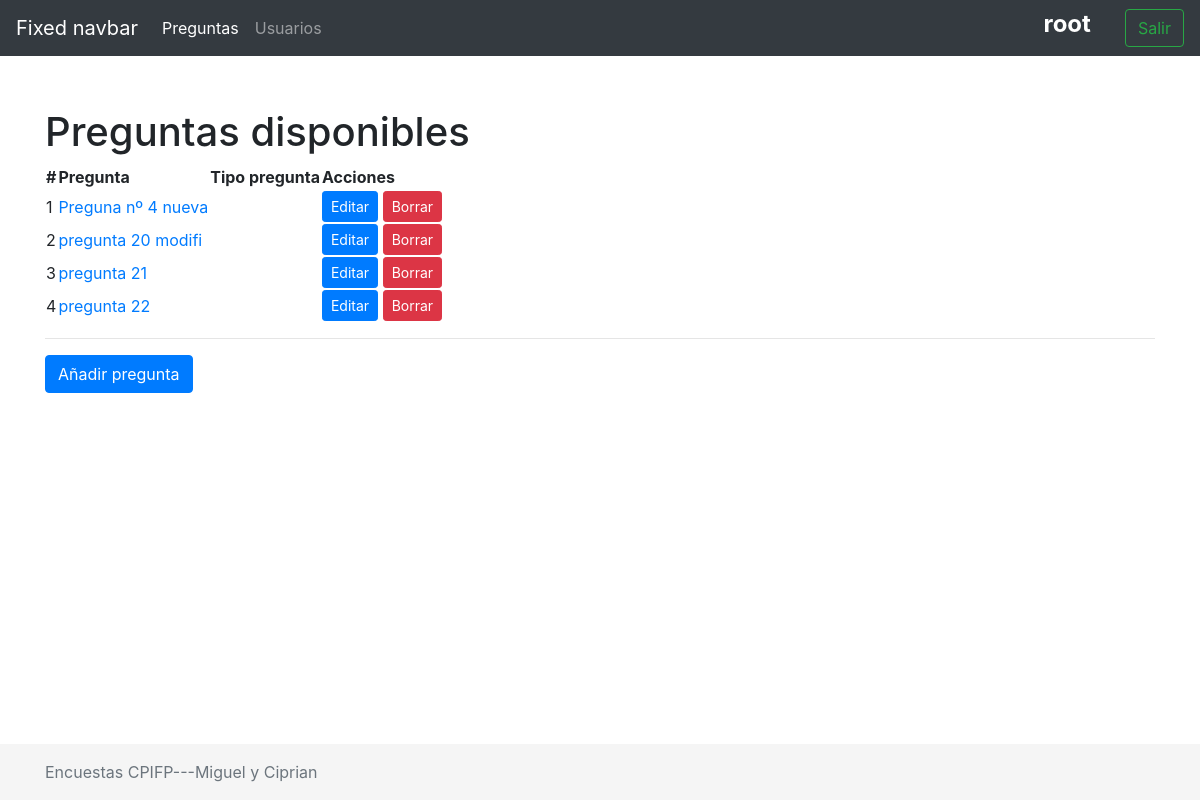
Screenshot of /encuestascpifp/ (signed in) with the database file from the repository.
### encuestas/models.py (models this page shows, shortened)
class Pregunta(models.Model):
    pregunta = models.CharField(max_length=100)
    tipo_pregunta = models.ForeignKey(Tipo_Pregunta, on_delete=models.CASCADE)
    class Meta:
        ordering = ['pregunta']

### encuestas/views.py (the view)
# urls.py: path('', views.index, name='index'),
@login_required
def index(request):
    if request.method=='POST':
        form = PreguntaForm(request.POST)
        if form.is_valid():
            preguntaAGuardar = form.save(commit=False)
            preguntaAGuardar.save()
        return redirect('encuestas:index')
    else:
        lista_preguntas = Pregunta.objects.all()
        contexto ={
            'lista_preguntas': lista_preguntas
        }
        return render(request,'encuestas/index.html',contexto)

### encuestas/templates/encuestas/index.html (shortened to what this page needs)
{% extends 'base/base.html' %}
{% load static %}
{% block activar1 %}
    <li class="nav-item active">
{% endblock %}
{% block titulo %}
    Preguntas disponibles
{% endblock %}
{% block contenido %}
    <table class="tabletable-sm">
        <thead>
            <tr>
                <th>#</th>
                <th>Pregunta</th>
                <th>Tipo pregunta</th>
                {% if user.is_superuser or pregunta.creador.user == user %}
                <th>Acciones</th>
                {%endif%}
            </tr>
        </thead>
        <tbody>
            {% if lista_preguntas %}
            {% for pregunta in lista_preguntas %}
            <tr>
                <td>{{ forloop.counter }}</td>
                <td>
                    <a href="{% url 'encuestas:index' %}">{{pregunta.pregunta}}</a>
                </td>
                <td>
                </td>
                <td>
                    {% if user.is_superuser or pregunta.creador.user == user %}
                    <a class="btn btn-primary btn-sm" href="{% url 'encuestas:updatePregunta' pregunta.id %} ">Editar</a>
                    <a class="btn btn-danger btn-sm" href="{%url 'encuestas:deletePregunta' pregunta.id %}">Borrar</a>
                    {%endif%}
                </td>
            </tr>
            {% endfor %}
            {% else %}
            <h2 class="mt-5">No hay Preguntas</h2>
            {% endif %}
        </tbody>
    </table>
    <hr id="modificar">
    {%  if user.is_superuser %}
        <a  class="btn btn-primary" href="{%url 'encuestas:createPregunta'%}">Añadir pregunta</a>
    {% endif %}
{% endblock %}

### encuestas/templates/base/base.html (shortened to what this page needs)
{% load static %}
<!doctype html>
<html lang="es" class="h-100">
  <head>
<link href="{% static 'encuestas/css/bootstrap.min.css' %}"rel="stylesheet">
    <link href="{% static 'encuestas/css/sticky-footer-navbar.css' %}"rel="stylesheet">
</head>
<body class="d-flex flex-column h-100">
    {% block header %}
    <header>
    {% if user.is_authenticated %}
        <nav class="navbar navbar-expand-md navbar-dark fixed-top bg-dark">
            <a class="navbar-brand" href="#">Fixed navbar</a>
            <div class="collapse navbar-collapse" id="navbarCollapse">
                <ul class="navbar-nav mr-auto">
                    {% block activar1 %}{% endblock %}
                        <a class="nav-link" href="{% url 'encuestas:index' %}">Preguntas</a>
                    </li>
               {% if user.is_superuser %}
                    {% block activar2 %}
                    <li class="nav-item">
                    {% endblock %}
                        <a class="nav-link" href="{% url 'encuestas:usuarios' %}">Usuarios</a>
                    </li>
                {% endif %}-->
                </ul>
                <h4 class="form-inline mt-2 mt-md-0 text-white">
                    <strong>{{ user }} &nbsp;&nbsp;&nbsp;&nbsp;&nbsp;</strong>
                </h4>
                <form class="form-inline mt-2 mt-md-0" action = "{% url 'encuestas:logout' %}"method="get">
                    <button class="btn btn-outline-success my-2 my-sm-0" type="submit">Salir</button>
                </form>
            </div>
        </nav>
    {% endif %}
    </header>
    {% endblock %}
    <main role="main" class="flex-shrink-0">
        <div class="container">
            <h1 class="mt-5">
                {% block titulo %}{% endblock %}
            </h1>
            {% block contenido %}{% endblock %}
        </div>
    </main>
    {% block footer %}
    <footer class="footer mt-auto py-3">
        <div class="container">
            <span class="text-muted">Encuestas CPIFP---Miguel y Ciprian</span>
        </div>
    </footer>
    {% endblock %}
  </body>
</html>

### encuestas/static/encuestas/css/sticky-footer-navbar.css (style rules this page uses)
main > .container { padding: 60px 15px 0; }
.footer { background-color: #f5f5f5; }
.footer > .container { padding-right: 15px; padding-left: 15px; }

### rows the page displays
Pregunta: pregunta "Preguna nº 4 nueva"
Pregunta: pregunta "pregunta 20 modifi"
Pregunta: pregunta "pregunta 21"
Pregunta: pregunta "pregunta 22"

### other values shown
{{ user }} "root"
